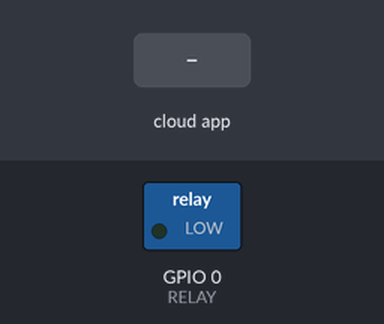
A sketch run on a simulated ESP32. Parts: switched loads named in the sketch (green lamp = pin HIGH). The test bench sets the inputs (shaded band). The RemoteXY app is connected.

Above: at 1.2 s.
1.3 s: the phone or cloud app sets switch_01 to 1
At 2.5 s:
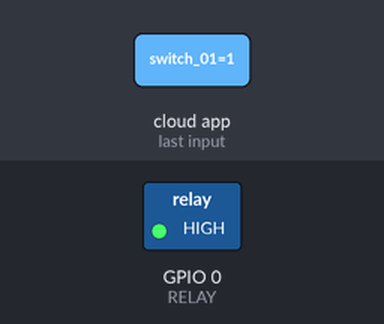
2.8 s: the phone or cloud app sets switch_01 to 0
At 3.8 s:
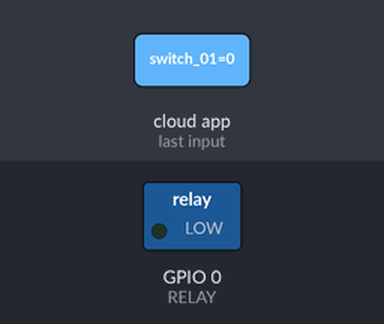
Timing chart, 0 to 5.8 s (numbered marks = the images above; inputs shaded):
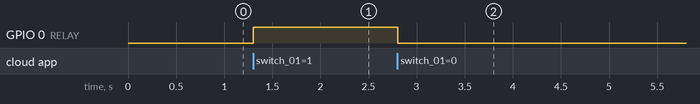

Measured:
- after the input at 1.3 s, GPIO 0 (RELAY): LOW → HIGH at once
- after the input at 2.8 s, GPIO 0 (RELAY): HIGH → LOW at once

The sketch:

UPDATE_MOBILEAPP.ino
```cpp
#define REMOTEXY_MODE__WIFI_POINT
#include <WiFi.h>
#define REMOTEXY_WIFI_SSID "HYDROPONIK IOT K30"
#define REMOTEXY_WIFI_PASSWORD "PPNSSUKSES"
#define REMOTEXY_SERVER_PORT 6377


#include <RemoteXY.h>

// RemoteXY GUI configuration
#pragma pack(push, 1)
uint8_t RemoteXY_CONF[] =   // 423 bytes
  { 255,9,0,20,0,160,1,19,0,0,0,75,51,48,32,87,77,75,0,31,
  1,106,200,1,1,25,0,129,8,2,92,11,64,191,71,82,79,87,70,76,
  79,87,32,84,69,67,72,0,129,17,14,73,10,64,191,87,77,75,32,80,
  80,78,83,32,75,51,48,0,130,236,27,139,187,27,160,7,15,75,30,9,
  110,64,6,31,6,2,129,11,36,38,7,64,31,84,68,83,32,77,69,84,
  69,82,0,67,14,55,30,9,78,205,31,2,129,41,165,24,7,64,31,80,
  79,77,80,65,0,129,12,48,34,6,0,31,80,114,101,115,101,116,32,86,
  97,108,117,101,0,129,18,69,23,6,0,31,83,101,116,32,80,111,105,110,
  0,7,65,75,30,9,110,64,6,31,6,2,129,63,36,34,7,64,31,80,
  72,32,77,69,84,69,82,0,67,65,55,30,9,78,205,31,2,129,63,48,
  34,6,0,31,80,114,101,115,101,116,32,86,97,108,117,101,0,129,69,69,
  23,6,0,31,83,101,116,32,80,111,105,110,0,129,27,133,49,7,64,31,
  84,69,77,80,69,82,65,84,85,82,69,0,67,38,149,30,9,78,205,31,
  2,129,36,142,34,6,0,31,80,114,101,115,101,116,32,86,97,108,117,101,
  0,129,57,97,45,7,64,31,70,76,79,87,32,65,76,73,82,65,78,0,
  67,65,114,30,9,78,205,31,2,129,63,107,34,6,0,31,80,114,101,115,
  101,116,32,86,97,108,117,101,0,2,40,174,24,11,0,135,26,31,31,79,
  78,0,79,70,70,0,129,23,193,54,4,128,31,67,79,80,89,82,73,71,
  72,84,32,64,87,77,75,80,80,78,83,75,51,48,0,129,6,97,44,7,
  64,31,70,76,79,87,32,65,66,32,77,73,88,0,67,13,114,30,9,78,
  205,31,2,129,11,107,34,6,0,31,80,114,101,115,101,116,32,86,97,108,
  117,101,0 };

// this structure defines all the variables and events of your control interface
struct {

    // input variables
  float edit_01;
  float edit_02;
  uint8_t switch_01; // =1 if switch ON and =0 if OFF

    // output variables
  float value_01;
  float value_02;
  float value_03;
  float value_04;
  float value_05;

    // other variable
  uint8_t connect_flag;  // =1 if wire connected, else =0

} RemoteXY;
#pragma pack(pop)

/////////////////////////////////////////////
//           END RemoteXY include          //
/////////////////////////////////////////////

int RELAY = 0;


void setup()
{
  RemoteXY_Init ();
  pinMode(RELAY, OUTPUT);

  // TODO you setup code

}

void loop()
{
  RemoteXY_Handler ();
  if (RemoteXY.switch_01 == 1){
    digitalWrite(RELAY, HIGH);
  }
  else {
    digitalWrite(RELAY, LOW);
  }

  // TODO you loop code
  // use the RemoteXY structure for data transfer
  // do not call delay(), use instead RemoteXY_delay()


}
```
